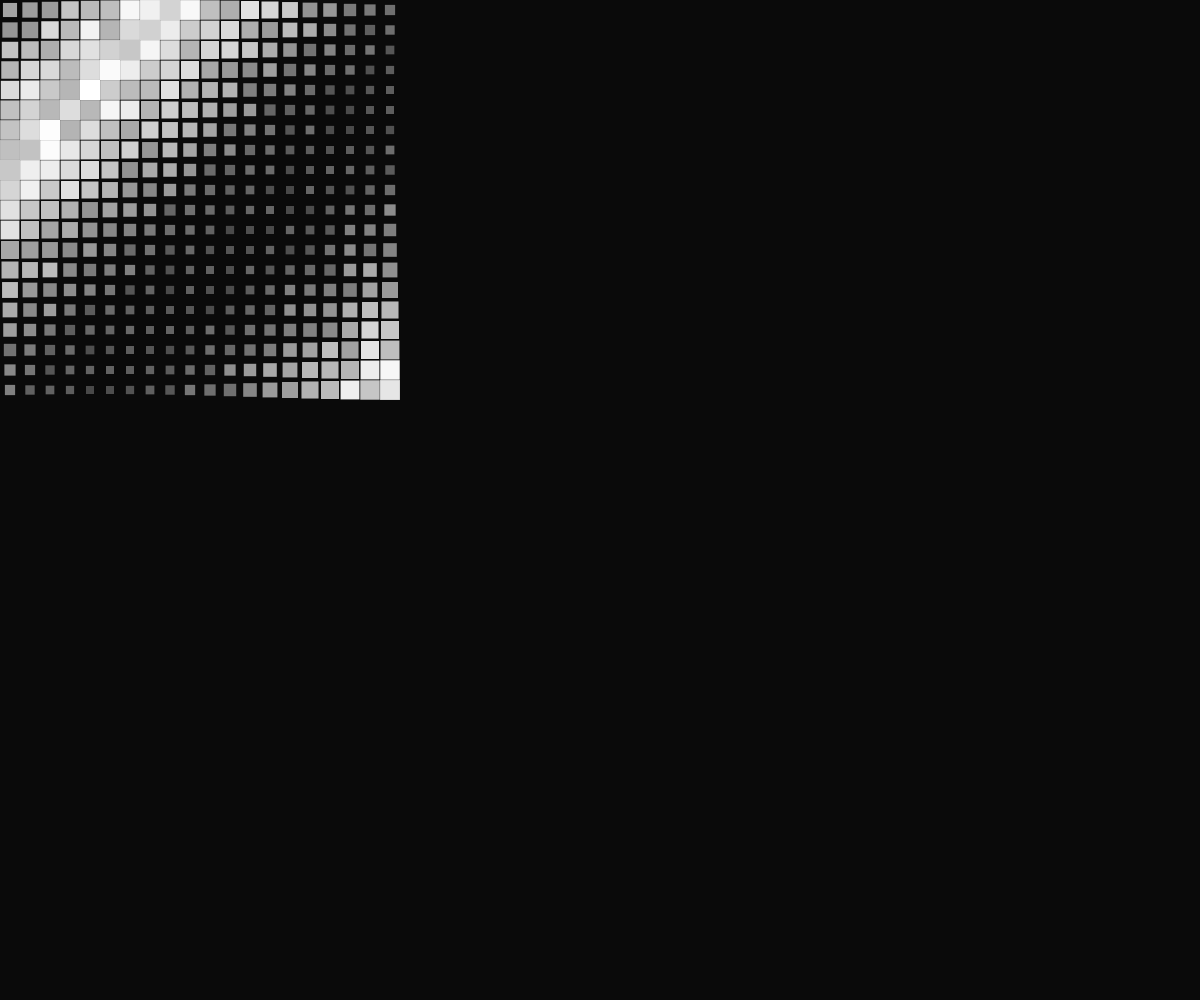
Frame 1 (no input)
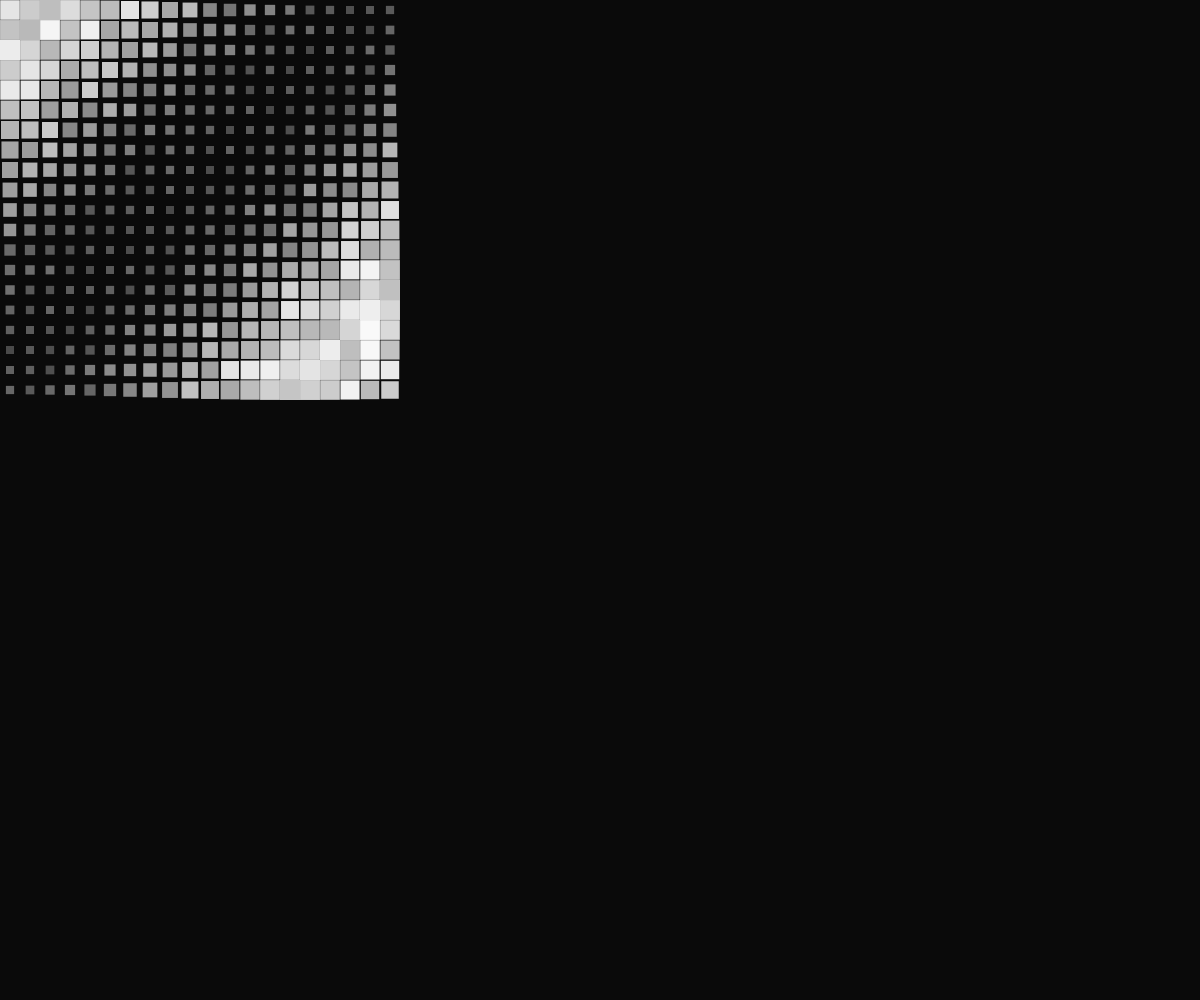
Frame 60 (no input)
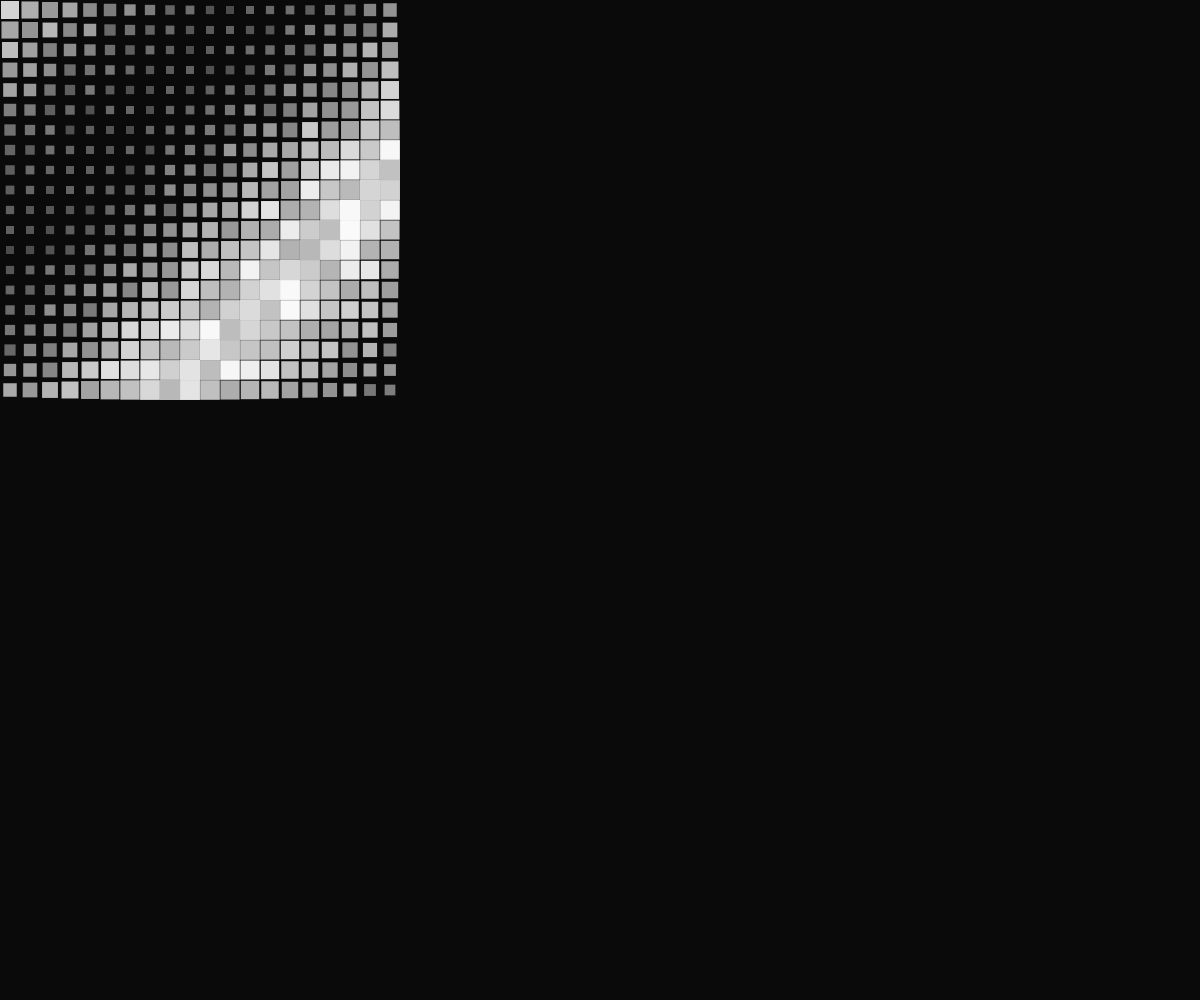
Frame 120 (the mouse pressed at the canvas centre since frame 60)

The p5.js sketch that drew these frames (run headless with seeded random() and noise() and a simulated clock; from frame 60 on, the mouse is pressed at the canvas centre):

// p5.js sketch
// ── sketch.js
const GRID_SIZE = 20;
const CELL_SIZE = 20;
let grid = [];
let waveEffect = [];
let shadows = [];
let time = 0;

function setup() {
  createCanvas(windowWidth, windowHeight);
  pixelDensity(1);
  
  // Initialize grid
  for (let i = 0; i < GRID_SIZE; i++) {
    grid[i] = [];
    for (let j = 0; j < GRID_SIZE; j++) {
      grid[i][j] = {
        pulse: 0,
        shadow: 0,
        originalColor: random(180, 255)
      };
    }
  }
  
  // Initialize shadows array
  for (let i = 0; i < GRID_SIZE; i++) {
    shadows[i] = [];
    for (let j = 0; j < GRID_SIZE; j++) {
      shadows[i][j] = 0;
    }
  }
}

function draw() {
  background(10);
  
  time += 0.02;
  
  // Draw grid
  for (let i = 0; i < GRID_SIZE; i++) {
    for (let j = 0; j < GRID_SIZE; j++) {
      const cell = grid[i][j];
      
      // Calculate pulse effect
      cell.pulse = sin(time + i * 0.2 + j * 0.2) * 0.3 + 0.7;
      
      // Apply shadow effect
      const shadowEffect = shadows[i][j] * 0.95;
      shadows[i][j] = shadowEffect;
      
      // Calculate final color
      const baseColor = cell.originalColor;
      const finalColor = baseColor * cell.pulse + shadowEffect * 0.3;
      
      fill(finalColor);
      noStroke();
      
      const x = i * CELL_SIZE + CELL_SIZE / 2;
      const y = j * CELL_SIZE + CELL_SIZE / 2;
      const size = CELL_SIZE * cell.pulse;
      
      rect(x - size/2, y - size/2, size, size);
    }
  }
  
  // Process wave effects
  for (let i = waveEffect.length - 1; i >= 0; i--) {
    const w = waveEffect[i];
    w.radius += 3;
    
    if (w.radius > 50) {
      waveEffect.splice(i, 1);
    }
  }
  
  // Draw waves
  for (let i = 0; i < waveEffect.length; i++) {
    const w = waveEffect[i];
    const c = color(random(255), random(255), random(255), 100);
    fill(c);
    noStroke();
    
    // Draw ripple effect
    ellipse(w.x, w.y, w.radius * 2, w.radius * 2);
    
    // Update shadows where wave passes
    for (let di = -3; di <= 3; di++) {
      for (let dj = -3; dj <= 3; dj++) {
        const ni = Math.floor((w.x + di * CELL_SIZE) / CELL_SIZE);
        const nj = Math.floor((w.y + dj * CELL_SIZE) / CELL_SIZE);
        
        if (ni >= 0 && ni < GRID_SIZE && nj >= 0 && nj < GRID_SIZE) {
          // Only affect if close to the wave
          const dist = dist(w.x, w.y, ni * CELL_SIZE + CELL_SIZE/2, nj * CELL_SIZE + CELL_SIZE/2);
          if (dist < w.radius + CELL_SIZE/2) {
            shadows[ni][nj] = 150;
          }
        }
      }
    }
  }
}

function mousePressed() {
  // Create a wave effect at the click point
  const x = mouseX;
  const y = mouseY;
  
  waveEffect.push({
    x: x,
    y: y,
    radius: 0
  });
}
